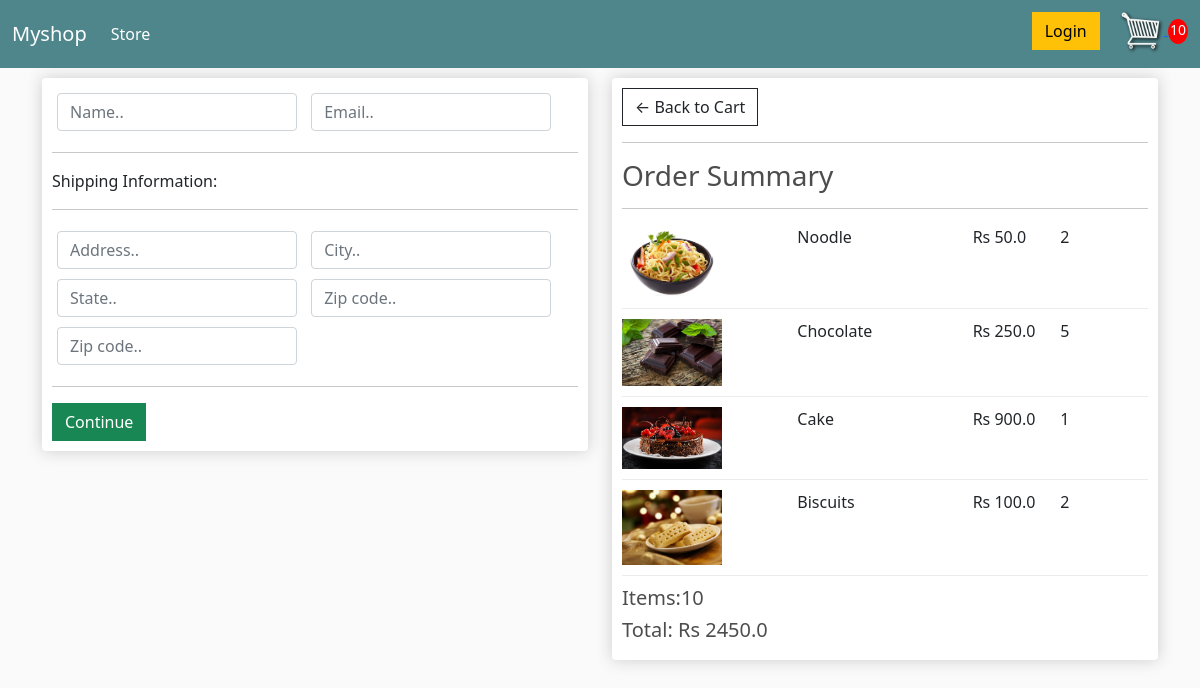
/checkout/ (signed in), run on an earlier commit of the app's database.
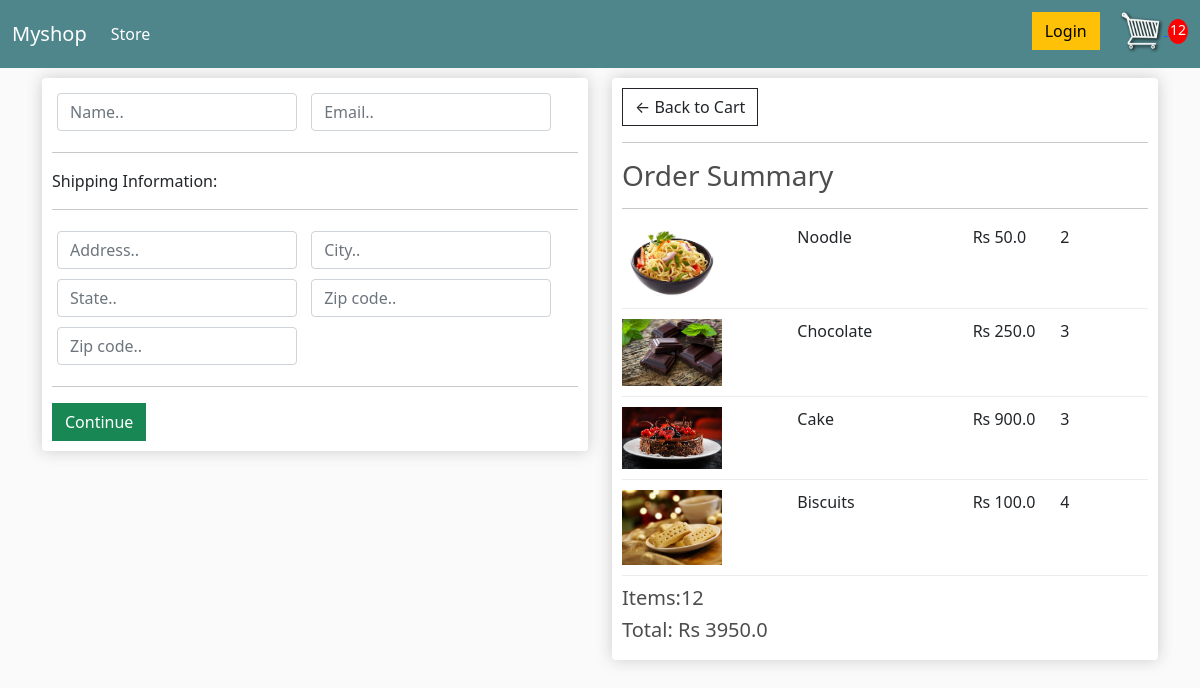
And on a later commit of the database.
### myapp/models.py (models this page shows, shortened)
class OrderItems(models.Model):
    product = models.ForeignKey(Product, on_delete=models.SET_NULL, blank=True, null= True)
    order = models.ForeignKey(Order, on_delete=SET_NULL, blank=True, null= True)
    quantity = models.IntegerField(default=0, blank=True, null=True)
    date_added = models.DateTimeField(auto_now_add=True)
    @property
    def get_total(self):
        total = self.product.price * self.quantity
        return total

class Order(models.Model):
    customer = models.ForeignKey(Customer, on_delete=SET_NULL, blank=True, null=True)
    date_ordered = models.DateTimeField(auto_now_add=True)
    complete = models.BooleanField(default=False, null= True, blank=False)
    transaction_id = models.CharField(max_length=200, null=True)
    @property
    def get_cart_total(self):
        orderitem = self.orderitems_set.all()
        total = sum([item.get_total for item in orderitem])
        return total
    @property
    def get_cart_items(self):
        orderitem = self.orderitems_set.all()
        total = sum([item.quantity for item in orderitem])
        return total

class Product(models.Model):
    name = models.CharField(max_length=255, null=True)
    price = models.FloatField()
    digital = models.BooleanField(default=False, null=True, blank=False)
    image = models.ImageField(null = True, blank = True)
    @property
    def imageURL(self):
        try:
            url = self.image.url
        except:
            url = ''
        return url

### myapp/views.py (the view)
# urls.py: path('checkout/', views.checkout, name="checkout"),
def checkout(request):
    if request.user.is_authenticated:
        customer = request.user.customer
        order, created = Order.objects.get_or_create(customer=customer, complete=False)
        items = order.orderitems_set.all()
        cartItems = order.get_cart_items
    else:
        items = []
        order = {'get_cart_items':0, 'get_cart_total': 0}
        cartItems = order['get_cart_items']
    context= {'items': items,
        'order':order,
        'cartItems': cartItems,
    }
    return render(request, 'checkout.html', context)

### myapp/templates/checkout.html (shortened to what this page needs)
{% extends 'index.html'%}
{% load static %}
{% block content %}
    <div class="row">
        <div class="col-lg-6">
            <div class="box-element" id="form-wrapper">
                <form id="from">
                    <div id="user-info">
                        <div class="form-field">
							<input required class="form-control" type="text" name="name" placeholder="Name..">
						</div>
						<div class="form-field">
							<input required class="form-control" type="email" name="email" placeholder="Email..">
						</div>
                    </div>
                    <div id="shipping-infp">
                        <hr>
						<p>Shipping Information:</p>
						<hr>
						<div class="form-field">
							<input class="form-control" type="text" name="address" placeholder="Address..">
						</div>
						<div class="form-field">
							<input class="form-control" type="text" name="city" placeholder="City..">
						</div>
						<div class="form-field">
							<input class="form-control" type="text" name="state" placeholder="State..">
						</div>
						<div class="form-field">
							<input class="form-control" type="text" name="zipcode" placeholder="Zip code..">
						</div>
						<div class="form-field">
							<input class="form-control" type="text" name="country" placeholder="Zip code..">
						</div>
                    </div>
                    <hr>
					<input id="form-button" class="btn btn-success btn-block" type="submit" value="Continue">
                </form>
            </div>
            <br>
        </div>
        <div class="col-lg-6">
            <div class="box-element">
                <a  class="btn btn-outline-dark" href="{% url 'cart' %}">&#x2190; Back to Cart</a>
				<hr>
				<h3>Order Summary</h3>
				<hr>
				{% for item in items %}
				<div class="cart-row">
					<div style="flex:2"><img class="row-image" src="{{item.product.imageURL}}"></div>
					<div style="flex:2"><p>{{item.product.name}}</p></div>
					<div style="flex:1"><p>Rs {{item.product.price}}</p></div>
					<div style="flex:1"><p>{{item.quantity}}</p></div>
				</div>
				{% endfor %}
				<h5>Items:{{order.get_cart_items}}</h5>
				<h5>Total:   Rs {{order.get_cart_total}}</h5>
            </div>
        </div>
    </div>
{% endblock content %}

What changed in the data, as far as the page shows it:
changed OrderItems "Chocolate": quantity "5" → "3"
changed OrderItems "Cake": quantity "1" → "3"
changed OrderItems "Biscuits": quantity "2" → "4"
changed through a linked row, Order: get_cart_items "10" → "12"; get_cart_total "2450.0" → "3950.0"
Also different on the page:
{{ cartItems }}: "10" → "12"
